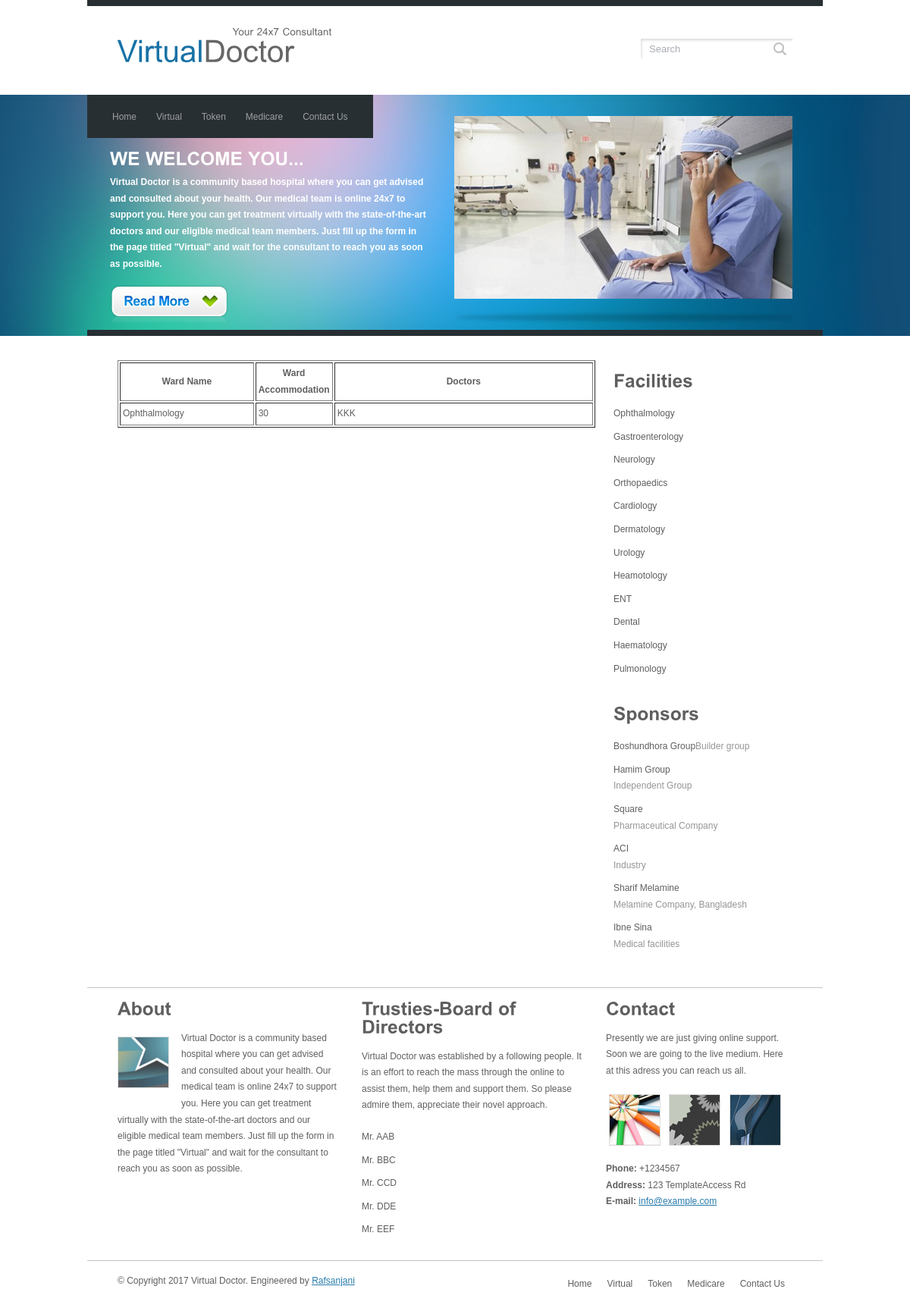
The app's page /welcome/detail/1 with its own data.
### tables this page shows
CREATE TABLE `wards` (
  `ward_id` int(11) NOT NULL,
  `ward_name` varchar(30) NOT NULL,
  `accommodation` int(11) NOT NULL,
  `status` tinyint(1) NOT NULL DEFAULT '1'
);

CREATE TABLE `doctors` (
  `doctor_id` int(11) NOT NULL,
  `ward_id` int(11) NOT NULL,
  `doctor_name` varchar(30) NOT NULL,
  `doctor_email` varchar(30) NOT NULL,
  `doctor_password` varchar(64) NOT NULL,
  `speciality` char(30) NOT NULL,
  `shift` varchar(11) NOT NULL
);

### application/controllers/Welcome.php (called while the page is built, shortened)
<?php
class Welcome extends CI_Controller {
    function detail($ward_id) {
        $data = array();
        $data['title'] = "Detail";
        $data['facility'] = $this->ward_model->facility();
        $data['ward_info'] = $this->super_model->ward_info($ward_id);
        $data['doctor_info'] = $this->doctor_model->doctor_info($ward_id);
        $data['main'] = $this->load->view('detail', $data, true);
        $this->load->view('master', $data);
    }
}

### index.php (called while the page is built, shortened)
<?php
require_once BASEPATH.'core/CodeIgniter.php';

### application/models/Super_model.php (called while the page is built, shortened)
<?php
class Super_Model extends CI_Model {
    public function ward_info($ward_id){
        $this->db->select('*');
        $this->db->from('wards');
        $this->db->where('ward_id',$ward_id);
        $query = $this->db->get();
        $result = $query->result();
        return $result;
    }
}

### application/models/Doctor_model.php (called while the page is built, shortened)
<?php
class Doctor_model extends CI_Model {
    public function doctor_info($ward_id){
        $this->db->select('*');
        $this->db->from('doctors');
        $this->db->where('ward_id',$ward_id);
        $query = $this->db->get();
        $result = $query->result();
        return $result;
    }
}

### application/models/Ward_model.php (called while the page is built)
<?php
class Ward_model extends CI_Model {
    public function facility(){
        $this->db->select('*');
        $this->db->from('wards');
        $this->db->where('status',1);
        $query = $this->db->get();
        $result = $query->result();
        return $result;
    }
}

### application/views/detail.php (the view)
<table width="100%" align="center" cellpadding="3" cellspacing="2" border="1">
    <tr>
        <th width="30%">Ward Name</th>
        <th width="10%">Ward Accommodation</th>
        <th width="60%">Doctors</th>
    </tr>
    <?php foreach($ward_info as $wi){ ?>
    <tr>
        <td><?php echo $wi->ward_name; ?></td>
        <td><?php echo $wi->accommodation; ?></td>
        <td><?php
            foreach($doctor_info as $di){
                echo $di->doctor_name."<br>";
            }
            ?>
        </td>
    </tr>
    <?php } ?>
</table>

### application/views/template/sidebar.php
<div class="sidebar">
    <div class="gadget">
        <h2>Facilities</h2>
        <ul class="sb_menu">
            <?php foreach ($facility as $f) { ?>
                <li><a href="<?= base_url() ?>welcome/detail/<?php echo $f->ward_id; ?>"><?php echo $f->ward_name; ?></a></li>
            <?php } ?>
        </ul>
    </div>
    <div class="gadget">
        <h2>Sponsors</h2>
        <ul class="ex_menu">
            <li><a href="#" title="Boshundhora Group">Boshundhora Group</a>Builder group</li>
            <li><a href="#" title="Hamim Group">Hamim Group</a><br />Independent Group</li>
            <li><a href="#" title="Square Pharmaceutical">Square</a><br />Pharmaceutical Company</li>
            <li><a href="#" title="ACI">ACI</a><br />Industry</li>
            <li><a href="#" title="Sharif Melamine">Sharif Melamine</a><br />Melamine Company, Bangladesh</li>
            <li><a href="#" title="Ibne Sina">Ibne Sina</a><br />Medical facilities</li>
        </ul>
    </div>
</div>

### resources/style.css (style rules this page uses)
body { margin:0; padding:0; width:100%; color:#5f5f5f; font:normal 12px/1.8em Arial, Helvetica, sans-serif; }
html, .main { padding:0; margin:0; background-color:#fff; }
h2 { font:bold 24px Arial, Helvetica, sans-serif; color:#5f5f5f; padding:8px 0; margin:8px 0; }
a { color:#267bab; text-decoration:underline; }
.content .mainbar .article, .content .sidebar .gadget { margin:0; padding:0 0 16px 0; }
.content .sidebar { margin:0; padding:0; float:right; width:236px; }
ul.sb_menu { width:140px; }
ul.sb_menu, ul.ex_menu { margin:0; padding:0; list-style:none; color:#959595; }
ul.sb_menu li, ul.ex_menu li { margin:0; border-bottom:1px solid #fff; }
ul.sb_menu li { margin:4px 0; padding:4px 0 0; }
ul.ex_menu li { margin:4px 0; padding:4px 0 0; }
ul.sb_menu li a, ul.ex_menu li a { color:#5f5f5f; text-decoration:none; }

### records on screen
wards: ward_name "Ophthalmology", accommodation "30"
doctors: doctor_name "KKK"
wards: ward_name "Gastroenterology"
wards: ward_name "Neurology"
wards: ward_name "Orthopaedics"
wards: ward_name "Cardiology"
wards: ward_name "Dermatology"
wards: ward_name "Urology"
wards: ward_name "Heamotology"
wards: ward_name "ENT"
wards: ward_name "Dental"
wards: ward_name "Haematology"
wards: ward_name "Pulmonology"
